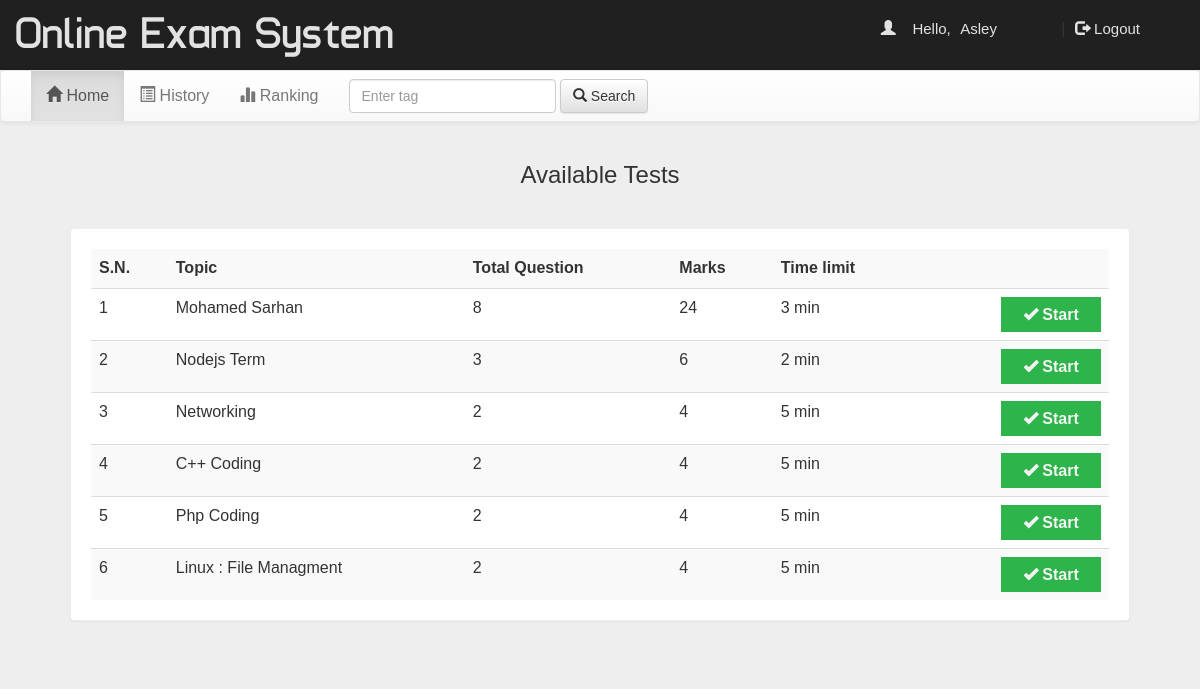
Page /test/account.php?q=1 (signed in) on the committed database.
### tables this page shows
CREATE TABLE `quiz` (
  `eid` text NOT NULL,
  `title` varchar(100) NOT NULL,
  `sahi` int(11) NOT NULL,
  `wrong` int(11) NOT NULL,
  `total` int(11) NOT NULL,
  `time` bigint(20) NOT NULL,
  `intro` text NOT NULL,
  `tag` varchar(100) NOT NULL,
  `date` timestamp NOT NULL DEFAULT current_timestamp() ON UPDATE current_timestamp()
);

### test/account.php (the view, shortened to what this page needs)
<!DOCTYPE html PUBLIC "-//W3C//DTD XHTML 1.0 Transitional//EN" "http://www.w3.org/TR/xhtml1/DTD/xhtml1-transitional.dtd">
<html xmlns="http://www.w3.org/1999/xhtml">
<head>
<link  rel="stylesheet" href="css/bootstrap.min.css"/>
 <link  rel="stylesheet" href="css/bootstrap-theme.min.css"/>
 <link rel="stylesheet" href="css/main.css">
 <link  rel="stylesheet" href="css/font.css">
</head>
<body>
<div class="header">
<div class="row">
<div class="col-lg-6">
<span class="logo">Online Exam System</span></div>
<div class="col-md-4 col-md-offset-2">
 <?php
 include_once 'dbConnection.php';
  if(!(isset($_SESSION['email']))){
header("location:index.php");
}
else
{
$name = $_SESSION['name'];
$email=$_SESSION['email'];
echo '<span class="pull-right top title1" ><span class="log1"><span class="glyphicon glyphicon-user" aria-hidden="true"></span>&nbsp;&nbsp;&nbsp;&nbsp;Hello,</span> <a href="account.php?q=1" class="log log1">'.$name.'</a>&nbsp;|&nbsp;<a href="logout.php?q=account.php" class="log"><span class="glyphicon glyphicon-log-out" aria-hidden="true"></span>&nbsp;Logout</button></a></span>';
}?>
</div>
</div></div>
<div class="bg">
<nav class="navbar navbar-default title1">
  <div class="container-fluid">
    <div class="collapse navbar-collapse" id="bs-example-navbar-collapse-1">
      <ul class="nav navbar-nav">
        <li <?php if(@$_GET['q']==1) echo'class="active"'; ?> ><a href="account.php?q=1"><span class="glyphicon glyphicon-home" aria-hidden="true"></span>&nbsp;Home<span class="sr-only">(current)</span></a></li>
        <li <?php if(@$_GET['q']==2) echo'class="active"'; ?>><a href="account.php?q=2"><span class="glyphicon glyphicon-list-alt" aria-hidden="true"></span>&nbsp;History</a></li>
		<li <?php if(@$_GET['q']==3) echo'class="active"'; ?>><a href="account.php?q=3"><span class="glyphicon glyphicon-stats" aria-hidden="true"></span>&nbsp;Ranking</a></li></ul>
            <form class="navbar-form navbar-left" role="search">
        <div class="form-group">
          <input type="text" class="form-control" placeholder="Enter tag ">
        </div>
        <button type="submit" class="btn btn-default"><span class="glyphicon glyphicon-search" aria-hidden="true"></span>&nbsp;Search</button>
      </form>
      </div>
  </div>
</nav>
<div class="container">
<div class="row">
<div class="col-md-12">
<?php if(@$_GET['q']==1) {
echo "<h3 class='text-center'>Available Tests</h3>";
$result = mysqli_query($con,"SELECT * FROM quiz ORDER BY date DESC") or die('Error');
echo  '<div class="panel"><table class="table table-striped title1">
<tr><td><b>S.N.</b></td><td><b>Topic</b></td><td><b>Total Question</b></td><td><b>Marks</b></td><td><b>Time limit</b></td><td></td></tr>';
$c=1;
while($row = mysqli_fetch_array($result)) {
	$title = $row['title'];
	$total = $row['total'];
	$sahi = $row['sahi'];
    $time = $row['time'];
	$eid = $row['eid'];
$q12=mysqli_query($con,"SELECT score FROM history WHERE eid='$eid' AND email='$email'" )or die('Error98');
$rowcount=mysqli_num_rows($q12);
if($rowcount == 0){
	echo '<tr><td>'.$c++.'</td><td>'.$title.'</td><td>'.$total.'</td><td>'.$sahi*$total.'</td><td>'.$time.'&nbsp;min</td>
	<td><b><a href="account.php?q=quiz&step=2&eid='.$eid.'&n=1&t='.$total.'" class="pull-right btn sub1" style="margin:0px;background:#2db44a; border-radius:0%"><span class="glyphicon glyphicon-ok" aria-hidden="true"></span>&nbsp;<span class="title1"><b>Start</b></span></a></b></td></tr>';
}
}
echo '</table></div>';
}?>
</div></div></div></div>
</body>
</html>

### test/css/main.css (style rules this page uses)
body { overflow-x: hidden; width: 100%; font: 15px "Century Gothic", "Times Roman", sans-serif; background: #eee; min-height: 550px; background-attachment: fixed; }
.bg { min-height: 540px; }
.panel { border-color: #eee; margin: 40px; padding: 20px; font: 15px "Century Gothic", "Times Roman", sans-serif; }
.header { background: #202020; height: 70px; }
.logo { font-family: "typo"; font-size: 45px; color: #e2e2e2; margin: 15px; }
.title1 { font: 16px "Century Gothic", "Times Roman", sans-serif; }
.sub1 { width: 90px; color: #f3f3f3; background: #148496; font-size: 15px; height: 35px; margin: 20px; width: 100px; }
.top { margin-top: 20px; }
.log1 { font: 15px "Ubuntu", sans-serif; color: #e2e2e2; margin-left: 10px; }
.log { margin: 10px; margin-right: 60px; margin-left: 5px; color: #e2e2e2; text-decoration: none; font-size: 20px; font-size: 15px; }

### rows in the picture
quiz: title "Mohamed Sarhan", total "8", $sahi*$total "24", time "3"
quiz: title "Nodejs Term", total "3", $sahi*$total "6", time "2"
quiz: title "Networking", total "2", $sahi*$total "4", time "5"
quiz: title "C++ Coding", total "2", $sahi*$total "4", time "5"
quiz: title "Php Coding", total "2", $sahi*$total "4", time "5"
quiz: title "Linux : File Managment", total "2", $sahi*$total "4", time "5"

### other values in the picture
$name "Asley"
